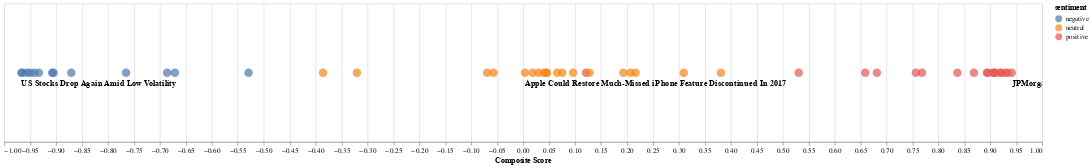

Here is the notebook cell this chart was saved with:
### Code cell
# The above chart is not usefull
# Try Sample the data and pick three  article from the sample to print out thier title

finbert_df_sample = finbert_df_processed.sample(50)

max_row_col1 = finbert_df_sample.loc[finbert_df_sample['negative'].idxmax()].to_frame().T
max_row_col2 = finbert_df_sample.loc[finbert_df_sample['neutral'].idxmax()].to_frame().T
max_row_col3 = finbert_df_sample.loc[finbert_df_sample['positive'].idxmax()].to_frame().T

# Concatenate these rows into a new DataFrame
finbert_df_sample_articlenew_df = pd.concat([max_row_col1, max_row_col2, max_row_col3])

chart = alt.Chart(finbert_df_processed).mark_circle(size=150).encode(
    x=alt.X('composite_score', scale=alt.Scale(domain=[-1, 1]), title='Composite Score'),
    color='sentiment',
    tooltip=['title']
).properties(
    width=1500,
    height=200
).interactive()

text_marks = alt.Chart(finbert_df_sample_articlenew_df).mark_text(align='left', dx=0, dy=15, fontSize=12, fontWeight='bold').encode(
    x='composite_score',
    text='title'
)

chart + text_marks

### Figure 1 — Vega-Lite specification as saved in the notebook (floating-point values rounded to 4 significant figures)
{"config": {"view": {"continuousWidth": 400, "continuousHeight": 300}}, "layer": [{"data": {"name": "data-2cd5eab6cb0e5ddd2d8ee0d40515f4f5"}, "mark": {"type": "circle", "size": 150}, "encoding": {"color": {"field": "sentiment", "type": "nominal"}, "tooltip": [{"field": "title", "type": "nominal"}], "x": {"field": "composite_score", "scale": {"domain": [-1, 1]}, "title": "Composite Score", "type": "quantitative"}}, "height": 200, "selection": {"selector028": {"type": "interval", "bind": "scales", "encodings": ["x", "y"]}}, "width": 1500}, {"data": {"name": "data-ba3490dff8df519ed4321ddabb50d2e6"}, "mark": {"type": "text", "align": "left", "dx": 0, "dy": 15, "fontSize": 12, "fontWeight": "bold"}, "encoding": {"text": {"field": "title", "type": "nominal"}, "x": {"field": "composite_score", "type": "quantitative"}}}], "$schema": "https://vega.github.io/schema/vega-lite/v4.17.0.json", "datasets": {"data-2cd5eab6cb0e5ddd2d8ee0d40515f4f5": [{"id": 1247, "ticker": "AAPL", "title": "Tech Stocks Might Be In The Spotlight Again As Investor Lean Toward Stay-at-Home Trade", "positive": 0.9054, "negative": 0.0687, "neutral": 0.0259, "sentiment": "positive", "composite_score": 0.8367}, {"id": 3811, "ticker": "AAPL", "title": "World of Warcraft Franchise Coming To Mobile: What Investors And Gamers Should Know", "positive": 0.8197, "negative": 0.0629, "neutral": 0.1174, "sentiment": "positive", "composite_score": 0.7568}, {"id": 4483, "ticker": "AAPL", "title": "Will iPhone 14 Enhancements Be 'Mind-Blowing' Or 'Modest'? Gurman Weighs In Ahead Of Sept. 7 'Far Out' Event", "positive": 0.2209, "negative": 0.0139, "neutral": 0.7653, "sentiment": "neutral", "composite_score": 0.207}, {"id": 220, "ticker": "AAPL", "title": "Report: Apple To Announce 3 New iPhone Models", "positive": 0.3191, "negative": 0.0098, "neutral": 0.6711, "sentiment": "neutral", "composite_score": 0.3093}, {"id": 4348, "ticker": "AAPL", "title": "Samsung Unveils Premium Foldable Smartphones", "positive": 0.9204, "negative": 0.0099, "neutral": 0.0698, "sentiment": "positive", "composite_score": 0.9105}, {"id": 4337, "ticker": "AAPL", "title": "Apple Could Restore Much-Missed iPhone Feature Discontinued In 2017", "positive": 0.0314, "negative": 0.0279, "neutral": 0.9408, "sentiment": "neutral", "composite_score": 0.0035}, {"id": 4018, "ticker": "AAPL", "title": "Apple Spins Off BNPL Unit, Quietly Plans Another Financial Initiative", "positive": 0.0533, "negative": 0.024, "neutral": 0.9227, "sentiment": "neutral", "composite_score": 0.0293}, {"id": 3753, "ticker": "AAPL", "title": "India Tries To Attract Intel, TSMC, GlobalFoundries To Set Up Local Plant", "positive": 0.691, "negative": 0.0095, "neutral": 0.2995, "sentiment": "positive", "composite_score": 0.6815}, {"id": 3018, "ticker": "AAPL", "title": "Want To Watch NFL Games? You Might Need An Amazon Prime Account Soon", "positive": 0.3904, "negative": 0.0094, "neutral": 0.6003, "sentiment": "neutral", "composite_score": 0.381}, {"id": 2124, "ticker": "AAPL", "title": "Apple Said To Be Working On Letting Some Store Employees Work From Home", "positive": 0.1131, "negative": 0.0168, "neutral": 0.8701, "sentiment": "neutral", "composite_score": 0.0963}, {"id": 24, "ticker": "AAPL", "title": "Earnings Scheduled For January 29, 2019", "positive": 0.0375, "negative": 0.0944, "neutral": 0.8682, "sentiment": "neutral", "composite_score": -0.0569}, {"id": 4938, "ticker": "AAPL", "title": "Alibaba and JD.com Impress With Presales Figures For Singles' Day", "positive": 0.9437, "negative": 0.0234, "neutral": 0.0329, "sentiment": "positive", "composite_score": 0.9203}, {"id": 3103, "ticker": "AAPL", "title": "This Senator Sold Off His FAANG Stocks In October And November Ahead Of Critical December Fed Meeting", "positive": 0.0073, "negative": 0.9572, "neutral": 0.0355, "sentiment": "negative", "composite_score": -0.9499}, {"id": 1560, "ticker": "AAPL", "title": "Fisker Joins Hands With Foxconn For Second EV Model: What You Need To Know", "positive": 0.7751, "negative": 0.0066, "neutral": 0.2182, "sentiment": "positive", "composite_score": 0.7685}, {"id": 2960, "ticker": "AAPL", "title": "Apple Makes Foray Into Korean Content In Nod To Rival Netflix's Success With 'Squid Game'", "positive": 0.6722, "negative": 0.0131, "neutral": 0.3146, "sentiment": "positive", "composite_score": 0.6591}, {"id": 3290, "ticker": "AAPL", "title": "Why 7 Apple Analysts Say Investors Should Take A Bite Of The Stock After Q1 Blowout", "positive": 0.9524, "negative": 0.0234, "neutral": 0.0242, "sentiment": "positive", "composite_score": 0.929}, {"id": 4771, "ticker": "AAPL", "title": "Facebook Parent Takes 'Step Forward' With Metaverse, Quest Pro Plans: Gene Munster", "positive": 0.2297, "negative": 0.013, "neutral": 0.7574, "sentiment": "neutral", "composite_score": 0.2167}, {"id": 526, "ticker": "AAPL", "title": "What To Make Of Monday's Market Sell-Off", "positive": 0.5417, "negative": 0.4208, "neutral": 0.0375, "sentiment": "positive", "composite_score": 0.1209}, {"id": 2681, "ticker": "AAPL", "title": "Apple Likely To Launch New MacBook Pro In 'Coming Weeks,' Says Gurman", "positive": 0.0778, "negative": 0.0124, "neutral": 0.9098, "sentiment": "neutral", "composite_score": 0.0654}, {"id": 2165, "ticker": "AAPL", "title": "Longtime Wall Street Trader: Don't Short A Stock Just Because It's Up A Lot", "positive": 0.0325, "negative": 0.1019, "neutral": 0.8656, "sentiment": "neutral", "composite_score": -0.0694}, {"id": 3684, "ticker": "AAPL", "title": "Did Donald Trump-Affiliated SPAC Stock Spike On Fox News Joining Truth Social?", "positive": 0.0391, "negative": 0.021, "neutral": 0.9399, "sentiment": "neutral", "composite_score": 0.0181}, {"id": 1436, "ticker": "AAPL", "title": "Apple Sued Over Not Taking Down Telegram After Capitol Hill Riot", "positive": 0.0109, "negative": 0.9184, "neutral": 0.0707, "sentiment": "negative", "composite_score": -0.9075}, {"id": 2608, "ticker": "AAPL", "title": "Apple And Microsoft Lead The Dow Jones Lower", "positive": 0.2142, "negative": 0.7433, "neutral": 0.0425, "sentiment": "negative", "composite_score": -0.5291}, {"id": 3888, "ticker": "AAPL", "title": "Morning Brief: Top Financial Stories Dominating on Tuesday, May 17", "positive": 0.0634, "negative": 0.7494, "neutral": 0.1872, "sentiment": "negative", "composite_score": -0.686}, {"id": 717, "ticker": "AAPL", "title": "Disney Shares Climb 7% As Video On Demand Service Crosses 50M Subscribers", "positive": 0.9048, "negative": 0.0115, "neutral": 0.0837, "sentiment": "positive", "composite_score": 0.8933}, {"id": 601, "ticker": "AAPL", "title": "What Happens To Freight And Rail Rates After Coronavirus Disappears?", "positive": 0.0304, "negative": 0.9352, "neutral": 0.0344, "sentiment": "negative", "composite_score": -0.9048}, {"id": 4768, "ticker": "AAPL", "title": "Oil Output Cut May Tip Global Economy Into Recession, Elon Musk's Starship's First Space Tourist, Alphabet Approves Distribution Of Trump's Truth Social App: Top Stories Thursday, Oct. 13", "positive": 0.9139, "negative": 0.0453, "neutral": 0.0408, "sentiment": "positive", "composite_score": 0.8686}, {"id": 4653, "ticker": "AAPL", "title": "Android WhatsApp Users Can Exhale: A Major Bug That Exposed Data May Finally Be Fixed", "positive": 0.0371, "negative": 0.4228, "neutral": 0.5401, "sentiment": "neutral", "composite_score": -0.3857}, {"id": 2804, "ticker": "AAPL", "title": "Why Facebook Shares Are Sliding Today", "positive": 0.016, "negative": 0.9491, "neutral": 0.035, "sentiment": "negative", "composite_score": -0.9331}, {"id": 3094, "ticker": "AAPL", "title": "Android Users, Worried Someone Is Spying On You With AirTags? Apple Has Released An App To Put Your Mind At Ease", "positive": 0.0609, "negative": 0.0152, "neutral": 0.9238, "sentiment": "neutral", "composite_score": 0.0457}, {"id": 725, "ticker": "AAPL", "title": "Every Member Of Trump's 'Great American Economic Revival' Industry Groups", "positive": 0.0703, "negative": 0.0308, "neutral": 0.8989, "sentiment": "neutral", "composite_score": 0.0395}, {"id": 895, "ticker": "AAPL", "title": "NFLX Stock Gains Put Pressure On Earnings Expectations", "positive": 0.9251, "negative": 0.0179, "neutral": 0.0571, "sentiment": "positive", "composite_score": 0.9072}, {"id": 5222, "ticker": "AAPL", "title": "Here's How Much You Would Have Made Owning Apple Stock In The Last 10 Years", "positive": 0.1424, "negative": 0.0146, "neutral": 0.843, "sentiment": "neutral", "composite_score": 0.1278}, {"id": 3459, "ticker": "AAPL", "title": "Oil Spike, Bitcoin 'Vodka' Premium, Elon Musk's Call For Increased Nuclear Production And More: 5 Key Headlines You May Have Missed From This Weekend", "positive": 0.0769, "negative": 0.7479, "neutral": 0.1752, "sentiment": "negative", "composite_score": -0.671}, {"id": 3426, "ticker": "AAPL", "title": "Buffett Laments Lack of Good Investments Even As Berkshire Hathaway Reports Record Income In 2021", "positive": 0.9374, "negative": 0.042, "neutral": 0.0205, "sentiment": "positive", "composite_score": 0.8954}, {"id": 147, "ticker": "AAPL", "title": "SoFi Doubles ETF Suite With Gig Economy, Growth Funds", "positive": 0.2039, "negative": 0.0108, "neutral": 0.7854, "sentiment": "neutral", "composite_score": 0.1931}, {"id": 3058, "ticker": "AAPL", "title": "Apple Under Scrutiny From DOJ Over Uneven Enforcement Of Rules For App Developers Like Roblox: Report", "positive": 0.0186, "negative": 0.8892, "neutral": 0.0922, "sentiment": "negative", "composite_score": -0.8706}, {"id": 3434, "ticker": "AAPL", "title": "Read Why JP Morgan Sees Apple Poised For Upside", "positive": 0.9549, "negative": 0.0214, "neutral": 0.0237, "sentiment": "positive", "composite_score": 0.9335}, {"id": 4602, "ticker": "AAPL", "title": "New Week Brings No Respite For US Stocks As S&P 500, Nasdaq Futures Slump Amid Fed Jitters — Apple, Ford In Focus", "positive": 0.0091, "negative": 0.974, "neutral": 0.0169, "sentiment": "negative", "composite_score": -0.9649}, {"id": 3313, "ticker": "AAPL", "title": "JPMorgan Sees Sharp Upside In Qualcomm, Thanks To Apple", "positive": 0.9566, "negative": 0.0151, "neutral": 0.0283, "sentiment": "positive", "composite_score": 0.9415}, {"id": 4049, "ticker": "AAPL", "title": "Sony Heightens Microsoft Xbox Rivalry With Latest Move", "positive": 0.9301, "negative": 0.0098, "neutral": 0.0602, "sentiment": "positive", "composite_score": 0.9203}, {"id": 4281, "ticker": "AAPL", "title": "Citigroup, Barclays Boost Price Targets On Apple Following Upbeat Earnings, But These Analysts Disagree", "positive": 0.9441, "negative": 0.0388, "neutral": 0.0171, "sentiment": "positive", "composite_score": 0.9053}, {"id": 5154, "ticker": "AAPL", "title": "Apple Music's Redesigned Replay Unveils 2022's Chartbusters: Justin Bieber And The Kid Laroi's 'Stay' Takes Top Spot", "positive": 0.0866, "negative": 0.0112, "neutral": 0.9021, "sentiment": "neutral", "composite_score": 0.0754}, {"id": 4454, "ticker": "AAPL", "title": "US Stocks Drop Again Amid Low Volatility", "positive": 0.0074, "negative": 0.9742, "neutral": 0.0184, "sentiment": "negative", "composite_score": -0.9668}, {"id": 3841, "ticker": "AAPL", "title": "Tesla Refuses To Integrate Apple's CarPlay — You Can Do It Anyway", "positive": 0.5401, "negative": 0.0091, "neutral": 0.4508, "sentiment": "positive", "composite_score": 0.531}, {"id": 3553, "ticker": "AAPL", "title": "Apple's Latest iPad Air Has Users Complaining About 'Hollow' And 'Creaky' Feeling — Is It 'Bendgate' 2.0?", "positive": 0.0106, "negative": 0.9527, "neutral": 0.0366, "sentiment": "negative", "composite_score": -0.9421}, {"id": 3509, "ticker": "AAPL", "title": "NATO Warns Russia, Tesla And SpaceX's Inflation Woes, Bitcoin's Fate In Europe And More: 5 Key Headlines You May Have Missed From This Weekend", "positive": 0.0595, "negative": 0.0147, "neutral": 0.9258, "sentiment": "neutral", "composite_score": 0.0448}, {"id": 2077, "ticker": "AAPL", "title": "Apple Could Take 50% Bite Out Of Intel's Business In 2021: Report", "positive": 0.054, "negative": 0.8191, "neutral": 0.1269, "sentiment": "negative", "composite_score": -0.7651}, {"id": 4669, "ticker": "AAPL", "title": "Apple To Rally Around 30%? Here Are 5 Other Price Target Changes For Thursday", "positive": 0.0093, "negative": 0.9656, "neutral": 0.0251, "sentiment": "negative", "composite_score": -0.9563}, {"id": 2843, "ticker": "AAPL", "title": "Why This Apple Expert Thinks Latest AirPods Are 'Better Buy' Than AirPods Pro", "positive": 0.0966, "negative": 0.4169, "neutral": 0.4866, "sentiment": "neutral", "composite_score": -0.3203}], "data-ba3490dff8df519ed4321ddabb50d2e6": [{"id": 4454, "ticker": "AAPL", "title": "US Stocks Drop Again Amid Low Volatility", "positive": 0.0074, "negative": 0.9742, "neutral": 0.0184, "sentiment": "negative", "composite_score": -0.9668}, {"id": 4337, "ticker": "AAPL", "title": "Apple Could Restore Much-Missed iPhone Feature Discontinued In 2017", "positive": 0.0314, "negative": 0.0279, "neutral": 0.9408, "sentiment": "neutral", "composite_score": 0.0035}, {"id": 3313, "ticker": "AAPL", "title": "JPMorgan Sees Sharp Upside In Qualcomm, Thanks To Apple", "positive": 0.9566, "negative": 0.0151, "neutral": 0.0283, "sentiment": "positive", "composite_score": 0.9415}]}}
